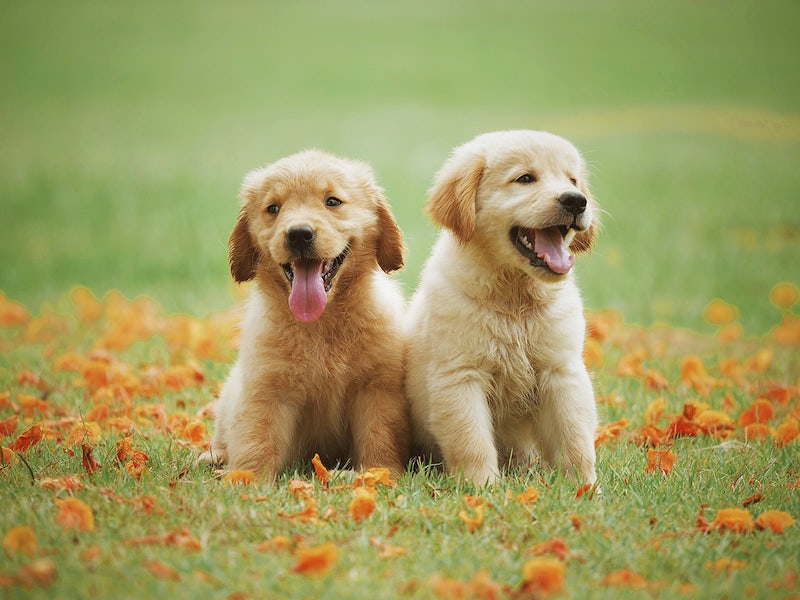
#> input picture images/dogs.jpg, 800 x 600 px, found by its file name
$ python histogram.py
#> lines starting #> are read from the running program, lines starting #| are printed output that depends on the picture; after the words box and inside, x2 and y2 are one past the last pixel; in counts of white or black regions, pixels touching at a corner belong together
import cv2 as cv
import matplotlib.pyplot as plt
import numpy as np

img = cv.imread('images\dogs.jpg')
#> img is the input picture: shape (600, 800, 3); mean B, G, R 95.7, 155.9, 159.3
cv.imshow("Dogs", img)

# gray = cv.cvtColor(img, cv.COLOR_BGR2GRAY)
# cv.imshow("Gray", gray)

blank = np.zeros(img.shape[:2], dtype="uint8")
mask = cv.circle(blank, (img.shape[1]//2, img.shape[0]//2), 100, 255, -1)
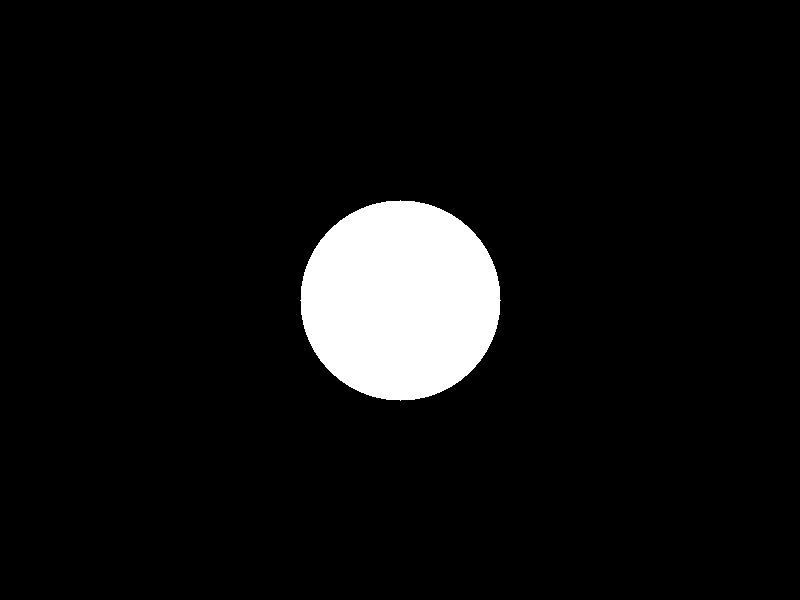
#> blank: shape (600, 800); 6.5% white; 1 white region, box (x1, y1, x2, y2) and area: (300, 200, 501, 401) 31417

masked = cv.bitwise_and(img, img, mask=mask)
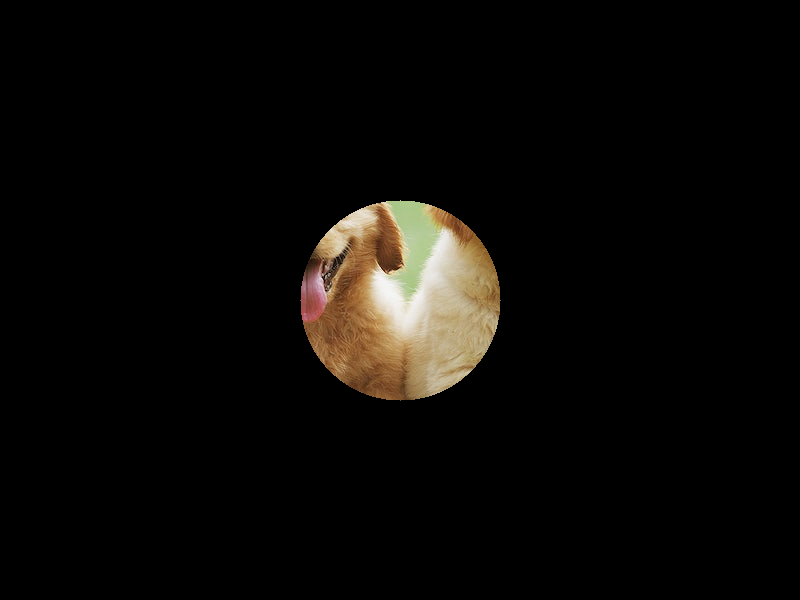
#> masked: shape (600, 800, 3); mean B, G, R 7.1, 9.6, 11.4
cv.imshow("Mask", masked)

# [12 lines of commented-out code are left out]
plt.figure()
plt.title("Colord Historgram")
plt.xlabel("Bins")
plt.ylabel("# of pixels")
colors = {"b", "g", "r"}
for i,col in enumerate(colors):
    hist = cv.calcHist([img], [i], None, [256], [0,256])
    plt.plot(hist, color=col)
    plt.xlim([0,256])
plt.show()
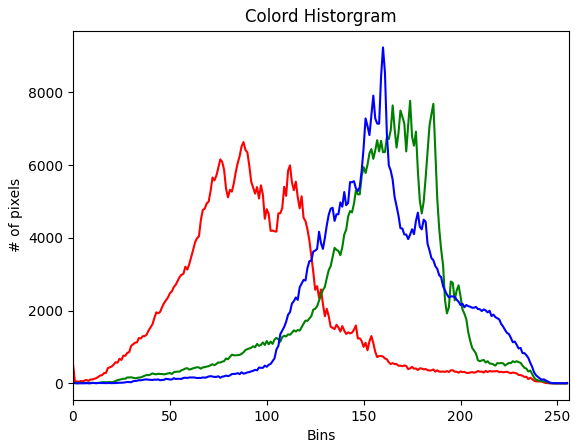
#> figure drawn by matplotlib, 1 panel; curve peaks at x = 88, y = 6634; curve peaks at x = 174, y = 7769; curve peaks at x = 160, y = 9237


cv.waitKey(0)

$ run again, with images/face.jpg copied over images/dogs.jpg
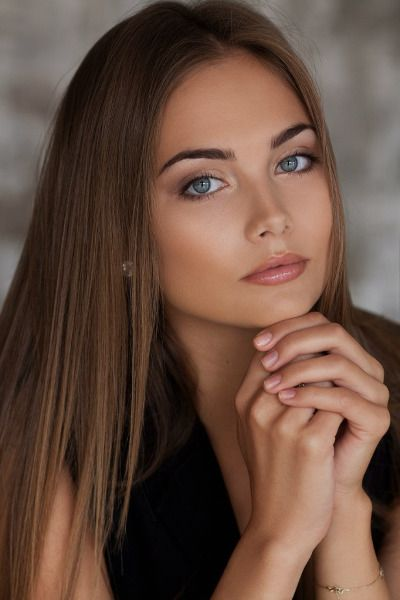
#> input picture images/face.jpg, 400 x 600 px, found by its file name
#> img is the input picture: shape (600, 400, 3); mean B, G, R 64.3, 77.4, 103.6
#> `mask = cv.circle(blank, (img.shape[1]//2, img.shape[0]//2), 100, 255, ..`:
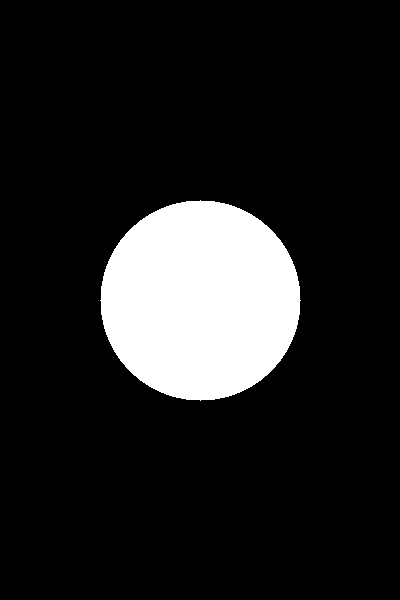
#> blank: shape (600, 400); 13.1% white; 1 white region, box (x1, y1, x2, y2) and area: (100, 200, 301, 401) 31417
#> `plt.show()`:
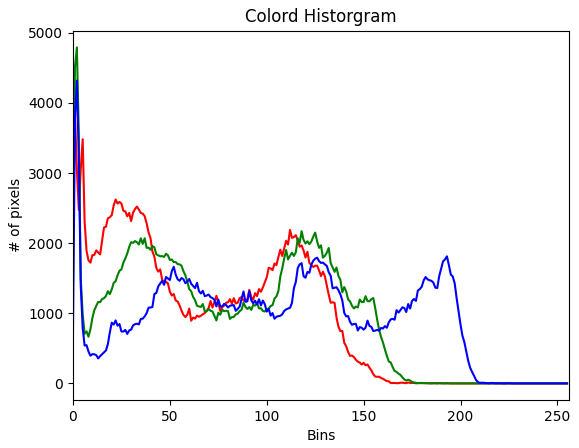
#> figure drawn by matplotlib, 1 panel; curve peaks at x = 1, y = 3851; curve peaks at x = 2, y = 4792; curve peaks at x = 2, y = 4318
